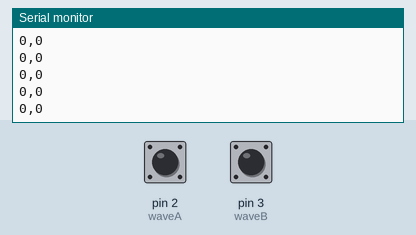
The sketch below on a simulated Arduino Uno, built with avr-gcc and run on an emulated ATmega328P. On the bench: the last lines printed to the serial monitor. The test bench sets the inputs (shaded band); at power-on: pin 2 (waveA) LOW, pin 3 (waveB) HIGH.

Above: at 1.2 s.
1.3 s: pin 2 (waveA) driven HIGH
At 1.8 s:
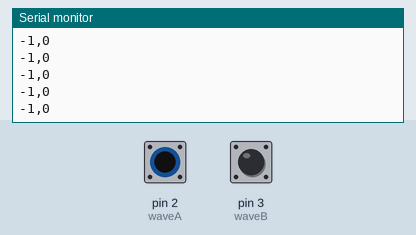
2.8 s: pin 2 (waveA) pulsed LOW 2 times (0.12 s each, 0.3 s apart)
At 3.8 s:
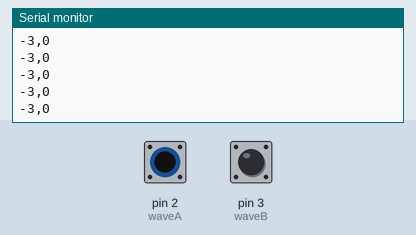
6.4 s: pin 2 (waveA) pulsed LOW 5 times (0.12 s each, 0.3 s apart)
At 7.17 s:
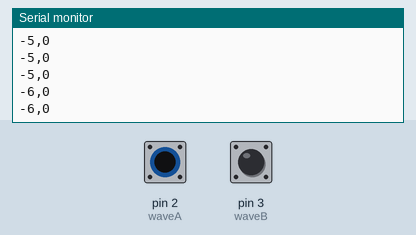
Timing chart, 0 to 9.4 s (numbered marks = the images above; inputs shaded):
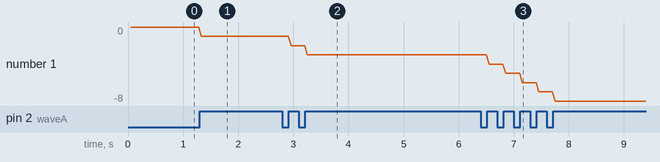

The sketch:

rotaryEncoderFlawedCode.ino
```cpp
int waveA=2;
int waveB=3;
int count=0;
int state;

void setup() {
  // put your setup code here, to run once:
  Serial.begin(9600);
  pinMode(waveA,INPUT);
  pinMode(waveB,INPUT);
  state=digitalRead(waveA);

}

void loop() {
  // put your main code here, to run repeatedly:
  if(digitalRead(waveA)==1&digitalRead(waveB)==0){
    delay(50);
    if(digitalRead(waveA)==1&digitalRead(waveB)==1){
      count++;
    }
    if(digitalRead(waveA)==0&digitalRead(waveB)==0){
      count--;
    }
  }
  if(digitalRead(waveA)==0&digitalRead(waveB)==1){
    delay(50);
    if(digitalRead(waveA)==1&digitalRead(waveB)==1){
      count--;
    }
    if(digitalRead(waveA)==0&digitalRead(waveB)==0){
      count++;
    }
  }
  delay(1);
  Serial.print(count);
  Serial.print(",");
  Serial.println(state);
}
```

Measured:
- after the input at 1.3 s, the serial monitor: prints a new line at once (image 1)
- after the input at 2.8 s, the serial monitor: prints a new line after 0.16 s (image 2)
- after the input at 6.4 s, the serial monitor: prints a new line after 0.16 s (image 3)
- plotted number 1: 0 → -1 after the input at 1.3 s, -1 → -3 after the input at 2.8 s, -3 → -8 after the input at 6.4 s
